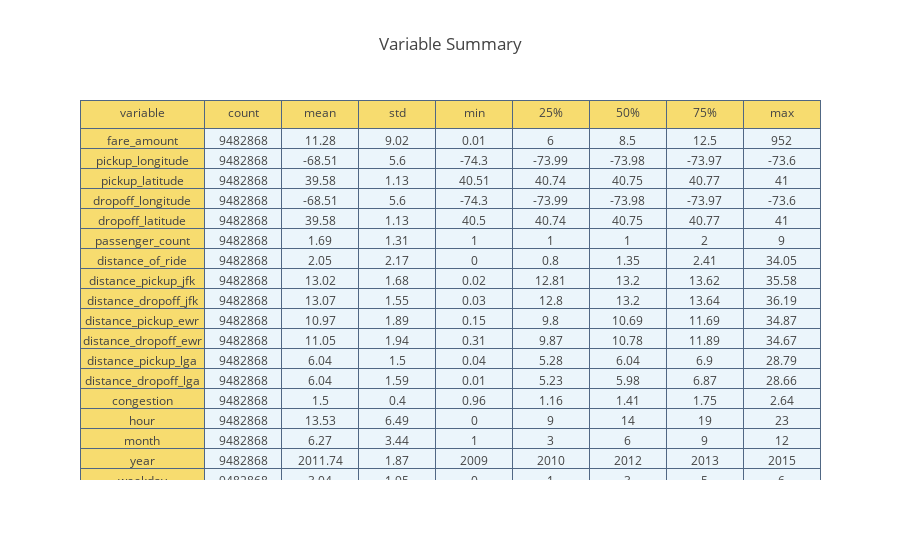

Notebook cell for this chart:
### Markdown cell above
## Summarize Variables

Below we created a chart with various summary statistics about each column. This allows us to get a quick sense of the kind of data.

### Code cell
import plotly.offline as py#visualization
py.init_notebook_mode(connected=True)#visualization
import plotly.graph_objs as go#visualization

summary = df.describe().transpose().reset_index().rename(columns = {"index" : 
                                                                          "variable"})
summary  = np.around(summary,2)

var_lst = [summary["variable"],summary["count"],summary['mean'],summary['std'],
           summary["min"],summary["25%"],summary["50%"],summary["75%"],summary["max"]]

table = go.Table(header = dict(values = summary.columns.tolist(),
                               line = dict(color = ['#506784']),
                               fill = dict(color = ['#F7DC6F']),
                              ),
                 cells  = dict(values = var_lst,
                               line = dict(color = ['#506784']),
                               fill = dict(color = ["#F7DC6F",'#EBF5FB']),
                              ),
                 columnwidth = [130,80,80,80,80,80,80,80,80])
                
layout = go.Layout(dict(title = "Variable Summary"))
figure = go.Figure(data=[table],layout=layout)
py.iplot(figure)

### Figure 1 — Plotly figure (JSON) as saved in the notebook; plotly's stock layout.template omitted (floating-point values rounded to 4 significant figures; data arrays with more than 128 entries replaced by an {"elided": "..."} marker saying what was removed)
{"data": [{"cells": {"fill": {"color": ["#F7DC6F", "#EBF5FB"]}, "line": {"color": ["#506784"]}, "values": {"elided": "9x19 mixed values"}}, "columnwidth": [130, 80, 80, 80, 80, 80, 80, 80, 80], "header": {"fill": {"color": ["#F7DC6F"]}, "line": {"color": ["#506784"]}, "values": ["variable", "count", "mean", "std", "min", "25%", "50%", "75%", "max"]}, "type": "table", "uid": "9851ea20-3ba7-4ef2-a9b1-929c3e5ca58c"}], "layout": {"title": {"text": "Variable Summary"}}}
